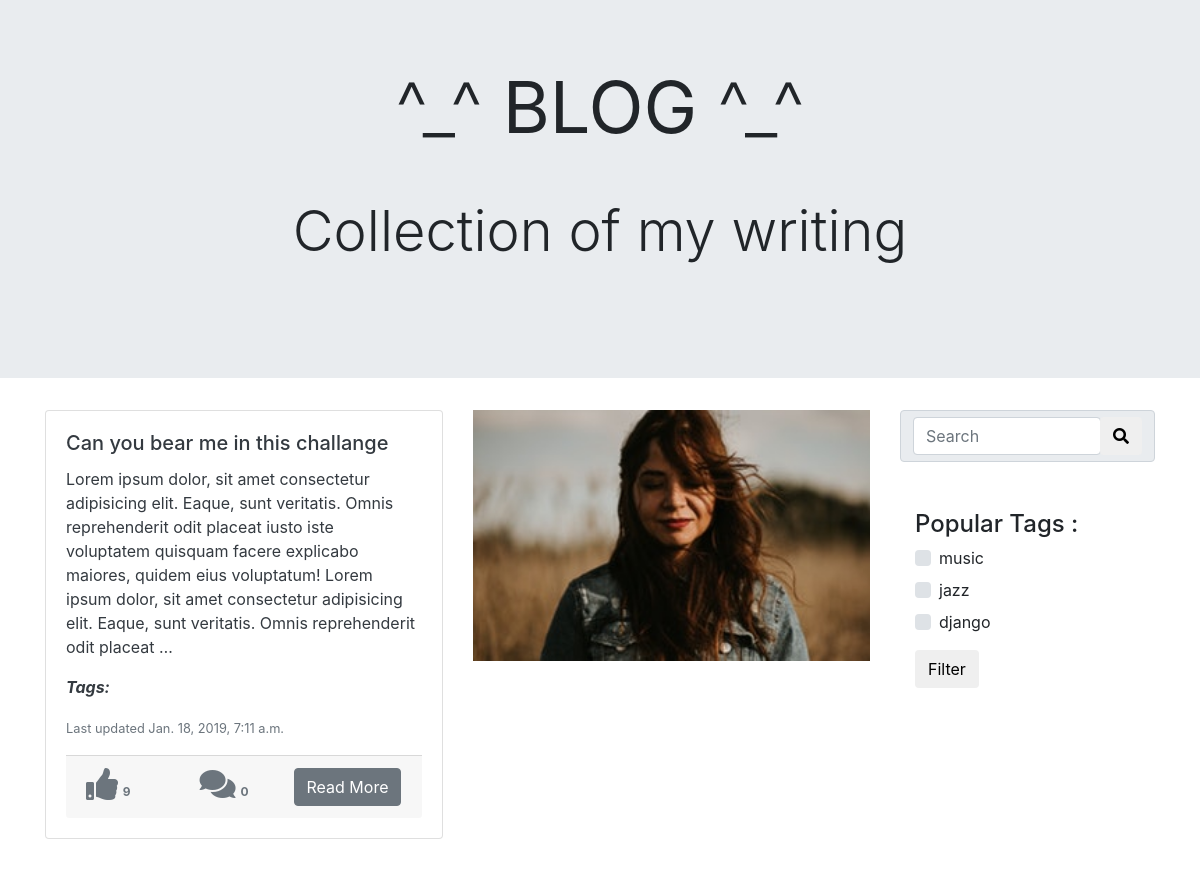
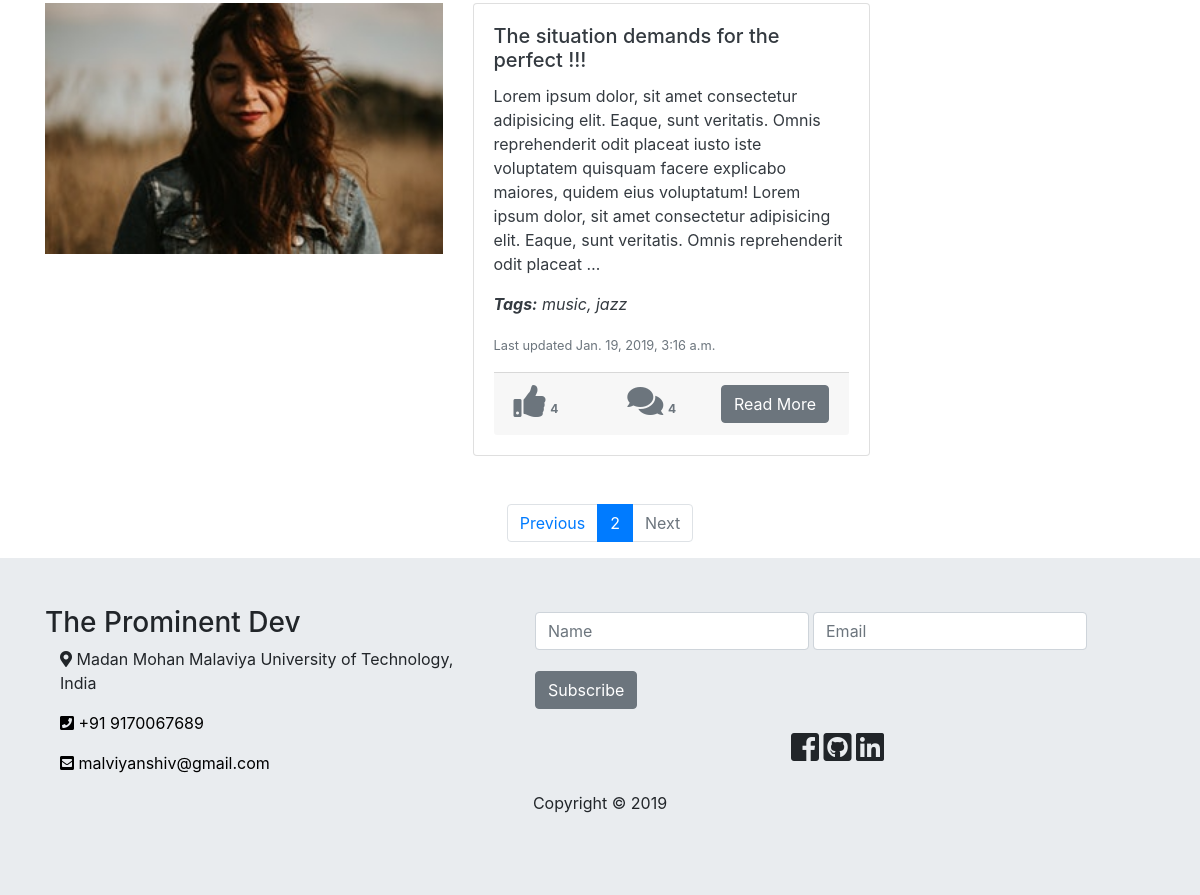
Screenshot of /blog/?page=2 with the database file from the repository (2 pictures, top to bottom).
### blog/models.py (models this page shows, shortened)
class Post(models.Model):
    STATUS_CHOICES = (
        ('draft', 'Draft'),
        ('published', 'Published'),
    )
    title = models.CharField(max_length=250)
    slug = models.SlugField(unique_for_date="publish", max_length=250)
    author = models.ForeignKey(User, on_delete=models.CASCADE, related_name='blog_posts')
    body = models.TextField()
    tags = TaggableManager()
    publish = models.DateTimeField(default=timezone.now)
    created = models.DateTimeField(auto_now_add=True)
    updated = models.DateTimeField(auto_now=True)
    status = models.CharField(max_length=10, choices=STATUS_CHOICES, default='draft')
    like_count = models.IntegerField(default=0)
    comment_count = models.IntegerField(default=0)
    objects = models.Manager() # the default manager
    published = PublishedManager() # our custom manager
    class Meta:
        ordering = ('-publish',)
    def get_absolute_url(self):
        return reverse('blog:post_detail',
                        args=[ self.publish.day, self.publish.month, self.publish.year, self.slug])

### blog/views.py (the view)
# urls.py: path("", views.blog_home, name="blog_home"),
def blog_home(requests):
    object_list = Post.published.all()
    tag_list = requests.GET.getlist('tags[]')
    tag_list = Tag.objects.all().filter(slug__in=tag_list)
    tag_list = [a.id for a in tag_list]
    if tag_list:
        object_list = list(set(object_list.filter(tags__in=tag_list)))
    tags = Tag.objects.all()[:10]
    paginator = Paginator(object_list, 3)  # 3 posts in each page
    page = requests.GET.get('page')
    try:
        posts = paginator.page(page)
    except PageNotAnInteger:
        posts = paginator.page(1)
    except EmptyPage:
        posts = paginator.page(paginator.num_pages)
    return render(requests, "blog/index.html", {'posts':posts, 'tags':tags})

### blog/models.py (called while the page is built)
    def get_queryset(self):
        return super(PublishedManager, self).get_queryset().filter(status='published')

### blog/templates/blog/index.html (shortened to what this page needs)
{% load static %}
<!DOCTYPE html>
<html lang="en">
<head>
  <link rel="stylesheet" href="https://use.fontawesome.com/releases/v5.6.3/css/all.css"
 />
  <link rel="stylesheet" href="https://stackpath.bootstrapcdn.com/bootstrap/4.1.3/css/bootstrap.min.css"
 />
  <link rel="stylesheet" href="{% static './css/style.css' %}" />
</head>
<body>
  <div class="jumbotron jumbotron-fluid" id="main-section">
    <div class="container text-center">
      <h1 class="display-3">^_^&nbsp;<strong>BLOG</strong>&nbsp;^_^</h1>
      <p class="lead display-4 d-block my-5">Collection of my writing</p>
    </div>
  </div>
  <div class="container">
    <div class="row">
      <div class="col-lg-9">
          {% for post in posts %}
          <div class="row">
            {% if forloop.counter|divisibleby:2 %}
            <div class="col-lg-6">
              <img src="{% static 'img/card-top-1.jpg' %} " alt="Card Image" class="img-fluid w-100"/>
            </div>
            <div class="col-lg-6">
              <div class="card mb-5">
                <div class="card-body text-dark">
                  <h5 class="card-title">
                    {{ post.title }}
                  </h5>
                  <p class="card-text">
                    {{ post.body | truncatewords:40 }}
                  </p>
                  <p class="card-text">
                    <p><i><b>Tags:</b> {{ post.tags.all|join:", " }} </i></p>
                    <small class="text-muted">Last updated {{ post.updated }}</small>
                  </p>
                  <div class="card-footer text-secondary d-flex justify-content-between">
                    <a class="post-like mr-4" data-value="{{post.get_absolute_url}}/like" href="#"><i class="fas fa-thumbs-up fa-2x"></i><span class="badge">{{ post.like_count }}</span></a>
                    <a href="{{ post.get_absolute_url }}"><i class="fas fa-comments fa-2x"></i><span class="badge">{{ post.comment_count }}</span></a>
                    <a href="{{ post.get_absolute_url }}" class="btn btn-secondary">Read More</a>
                  </div>
                </div>
              </div>
            </div>
            {% else %}
              <div class="col-lg-6 order-1 order-lg-0">
                <div class="card mb-5">
                  <div class="card-body text-dark">
                    <h5 class="card-title">
                      {{ post.title }}
                    </h5>
                    <p class="card-text">
                      {{ post.body | truncatewords:40 }}
                    </p>
                    <p class="card-text">
                      <p><i><b>Tags:</b> {{ post.tags.all|join:", " }} </i></p>
                      <small class="text-muted">Last updated {{ post.updated }}</small>
                    </p>
                    <div class="card-footer text-secondary d-flex justify-content-between">
                      <a class="post-like mr-4" data-value="{{post.get_absolute_url}}/like" href="#"><i class="fas fa-thumbs-up fa-2x"></i><span class="badge">{{ post.like_count }}</span></a>
                      <a href="{{ post.get_absolute_url }}"><i class="fas fa-comments fa-2x"></i><span class="badge">{{post.comment_count }}</span></a>
                      <a href="{{ post.get_absolute_url }}" class="btn btn-secondary">Read More</a>
                    </div>
                  </div>
                </div>
              </div>
              <div class="col-lg-6 order-0 order-lg-1">
                <img src="{% static 'img/card-top-1.jpg' %} " alt="Card Image" class="img-fluid w-100"/>
              </div>
            {% endif %}
        </div>
        {% endfor %}
      </div>
      <div class="col-lg-3 d-none d-lg-block">
       <div class="container">
         <div class="row mb-5">
          <form action="">
           <div class="input-group">
             <div class="input-group-text">
              <input type="text" name="search" id="search" class="form-control" placeholder="Search">
              <div class="input-group-append">
                <button class="btn" type="submit"><i class="fas fa-search"></i></button>
              </div>
            </div>
           </div>
          </form>
         </div>
         <form action="" method="GET">
         <h4>Popular Tags :</h4>
         {% for tag in tags %}
          <div class="custom-control custom-checkbox mb-2">
            <label class="custom-control-label" for="{{ tag.name }}">{{ tag.name }}</label>
          </div>
          {% endfor %}
          <input type="submit" value="Filter" class="btn mt-2">
          </form>
       </div>
      </div>
      </div>
    </div>
  <nav>
    <ul class="pagination justify-content-center">
      <li class="page-item {% if not posts.has_previous %} disabled {% endif %}"><a class="page-link" href="{% if posts.has_previous %}?page={{ posts.previous_page_number }}{% endif %}">Previous</a></li>
      <li class="page-item active"><a class="page-link" href="#">{{ posts.number }}</a></li>
      <li class="page-item {% if not posts.has_next %} disabled {% endif %}"><a class="page-link" href="{% if posts.has_next %}?page={{ posts.next_page_number }}{% endif %}">Next</a></li>
    </ul>
  </nav>
  <section id="footer" class="pt-5 bg-my jumbotron jumbotron-fluid text-black">
    <div class="container">
      <div class="row">
        <div class="col-md-5">
          <h3>The Prominent Dev</h5>
            <div class="container">
              <div class="d-flex">
                <p>
                  <i class="fa fa-map-marker-alt" aria-hidden="true"></i>
                  Madan Mohan Malaviya University of Technology, India
                </p>
              </div>
              <div class="d-flex">
                <a class="footer-link" href="tel:+919170067689">
                  <p>
                    <i class="fa fa-phone-square" aria-hidden="true"></i> +91
                    9170067689
                  </p>
                </a>
              </div>
              <div class="d-flex">
                <a class="footer-link" href="mailto:malviyanshiv@gmail.com?Subject=Call from website">
                  <p>
                    <i class="fa fa-envelope-square" aria-hidden="true"></i>
                    malviyanshiv@gmail.com
                  </p>
                </a>
              </div>
            </div>
        </div>
        <div class="col-md-7 d-flex">
          <div class="container d-flex">
            <div class="row">
              <div class="col-sm-12 d-flex justify-content-center">
                  <div class="form-inline">
                    <input type="text" name="name" id="subscriber-name" class="form-control mr-1 mb-2" placeholder="Name">
                    <input type="Email" name="email" id="subscriber-email" class="form-control mr-1 mb-2" placeholder="Email">
                    <button class="btn btn-secondary" id="subscribe-submit">Subscribe</button>
                  </div>
              </div>
              <div class="col-sm-12 text-center mt-3">
                <i class="fab fa-facebook-square fa-2x"></i>
                <i class="fab fa-github-square fa-2x"></i>
                <i class="fab fa-linkedin fa-2x"></i>
              </div>
            </div>
          </div>
        </div>
      </div>
    </div>
    <p class="d-block text-center">
      Copyright &copy; <span id="year"></span>
    </p>
  </section>
</body>
</html>

### blog/static/css/style.css (style rules this page uses)
body a { text-decoration: none; color: #6c757d; }
#footer a { text-decoration: none; color: black !important; }
#footer { margin-bottom: 0px; }
a.post-like { cursor: pointer; }

### rows the page displays
Post: title "Can you bear me in this challange", body "Lorem ipsum dolor, sit amet consectetur adipisicing elit. Eaque, sunt veritatis. Omnis reprehenderit odit placeat iusto iste voluptatem quisquam facere explicabo maiores, quidem eius voluptatum! Lorem ipsum dolor, sit amet consectetur adipisicing elit. Eaque, sunt veritatis. Omnis reprehenderit odit placeat …", updated "Jan. 18, 2019, 7:11 a.m.", like_count "9", comment_count "0"
Post: title "The situation demands for the perfect !!!", body "Lorem ipsum dolor, sit amet consectetur adipisicing elit. Eaque, sunt veritatis. Omnis reprehenderit odit placeat iusto iste voluptatem quisquam facere explicabo maiores, quidem eius voluptatum! Lorem ipsum dolor, sit amet consectetur adipisicing elit. Eaque, sunt veritatis. Omnis reprehenderit odit placeat …", tags.all "music, jazz", updated "Jan. 19, 2019, 3:16 a.m.", like_count "4", comment_count "4"
Tag: name "music"
Tag: name "jazz"
Tag: name "django"

### other values shown
{{ posts.number }} "2"
